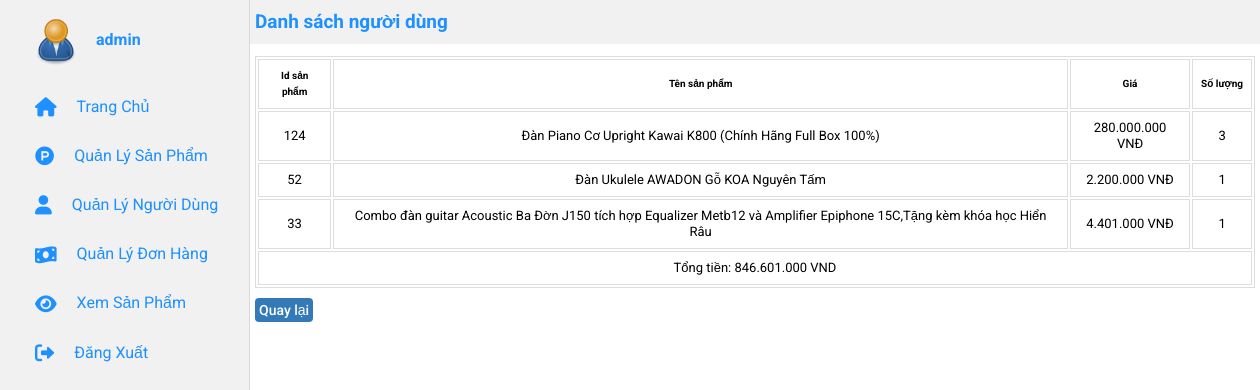
Screenshot of /index.php?controller=order&action=show&id=12 (signed in) with the database file from the repository.
### tables this page shows
CREATE TABLE `order_details` (
  `id` int(11) NOT NULL,
  `order_id` int(11) NOT NULL,
  `product_id` int(11) NOT NULL,
  `product_name` varchar(255) NOT NULL,
  `product_price` double NOT NULL,
  `product_qty` int(11) NOT NULL
);

### Controllers/BaseController.php (called while the page is built, shortened)
<?php
class BaseController
{
	protected function view($path, array $data = [])
	{
		return require (self::VIEW_FOLDER_NAME . '/' . str_replace('.', '/', $path) . '.php');
	}
}

### Views/frontend/admin/order_detail.php (called while the page is built, shortened)
<?php
	$this->view('partitions.admins.order_detail', [
		'products' => $products,
	]);
?>

### Controllers/OrderController.php (called while the page is built, shortened)
<?php
class OrderController extends BaseController
{
	protected $orderModer;
	public function __construct()
	{
		$this->orderModer = new OrderModel();
	}
	public function show()
	{
		$orderId = $_GET['id'];
		$products = $this->orderModer->order_details($orderId);
		$this->view('frontend.admin.order_detail',[
			'products' => $products,
		]);
		if (isset($orderId)){
			$this->orderModer->updateStatus($orderId);
		}
	}
}

### index.php (called while the page is built, shortened)
<?php
require './Core/Database.php';
require './helper/common.php';
require './Models/BaseModel.php';
require './Controllers/BaseController.php';
$actionName     = $_REQUEST['action'] ?? 'index';
$controllerObject = new $controllerName;
$controllerObject->$actionName();
?>

### Core/Database.php (called while the page is built, shortened)
<?php
class Database
{
	public function connect()
	{
		$connect = mysqli_connect(self::LOCAHOST,self::USERNAME,self::PASSWORD,self::DB_NAME);
		if (mysqli_connect_errno() === 0){
			return $connect;
		}
		return false;
	}
}
?>

### Models/OrderModel.php (called while the page is built, shortened)
<?php
class OrderModel extends BaseModel
{
	public function order_details($orderId)
	{
		$sql = "SELECT * FROM order_details WHERE order_id = ${orderId}";
		return $this->getByQuery($sql);
	}
}
?>

### Models/BaseModel.php (called while the page is built, shortened)
<?php
class BaseModel extends Database
{
	protected $connect;
	public function __construct()
	{
		$this->connect = $this->connect();
	}
	public function getByQuery($sql)
	{
		$query = $this->_query($sql);
		$data  = [];
		while($row = mysqli_fetch_assoc($query)){
			array_push($data, $row);
		}
		return $data;
	}
	public function _query($sql)
	{
		return mysqli_query($this->connect, $sql);
	}
}
?>

### Views/partitions/admins/order_detail.php (the view)
<section class="admin__content">
    <div class="categories">
        <div class="content">
            <h3 class="user__title">Danh sách người dùng</h3>
        </div>
    </div>
    <div class="table__admin">
        <div class="content">
            <form action="">
                <table class="table table-border">
                    <thead>
                        <tr>
                            <th>Id sản phẩm</th>
                            <th>Tên sản phẩm</th>
                            <th>Giá</th>
                            <th>Số lượng</th>
                        </tr>
                    </thead>
                    <tbody>
                        <?php $tatol = 0; ?>
                        <?php foreach($products as $product): ?>
                        <tr>
                            <td>
                                <span><?= $product['product_id'] ?></span>
                            </td>
                            <td>
                                <span><?= $product['product_name'] ?></span>
                            </td>
                            <td>
                                <span>
                                    <?= number_format($product['product_price'],0,',','.') ?>
                                    VNĐ
                                </span>
                            </td>
                            <td>
                                <span><?= $product['product_qty'] ?></span>
                            </td>
                        </tr>
                        <?php $tatol += $product['product_qty'] * $product['product_price']; ?>
                        <?php endforeach; ?>
                        <tr>
                            <td colspan="4">
                                <span>Tổng tiền: <?= number_format($tatol,0,',','.') ?> VND</span>
                            </td>
                        </tr>
                    </tbody>
                </table>
            </form>
        </div>
    </div>
    <div class="content" style="margin-top: 10px">
        <a href="http://localhost:403/Guitar/index.php?controller=order" class="btn btn-primary" style="float: left; font-weight: 500;padding: 2px 4px; margin-top: 10px;text-transform: none;">Quay lại</a>
    </div>
</section>

### assets/css/base.css (style rules this page uses)
:root { --primary-color: #FEE60E; --white-color: #fff; --black-color: #000; --text-color: #333; --text2-color: #636363; --red-color: #FA0050; --red2-color: #c10017; --organ-color: #F86900; --header-height: 184px; --navbar-height: 34px; --search-height: 82px; --menu-height: calc(var(--header-height) - var(--navbar-height) - var(--search-height)); }
* { box-sizing: border-box; margin: 0; padding: 0; }
html { font-size: 62.5%; line-height: 1.6rem; font-family: 'Roboto', sans-serif; box-sizing: border-box; }
a { text-decoration: none; color: inherit; background-color: transparent; -webkit-transition: all 200ms ease-out; -moz-transition: all 200ms ease-out; -o-transition: all 200ms ease-out; transition: all 200ms ease-out; }
.btn { display: inline-block; padding: 6px 12px; margin-bottom: 0; font-size: 14px; font-weight: normal; line-height: 1.42857143; text-align: center; white-space: nowrap; vertical-align: middle; -ms-touch-action: manipulation; touch-action: manipulation; cursor: pointer; -webkit-user-select: none; -moz-user-select: none; -ms-user-select: none; user-select: none; background-image: none; border: 1px solid transparent; border-radius: 4px; }
.btn-primary { color: #fff; background-color: #337ab7; border-color: #2e6da4; }
.table-border { border: 1px solid #ddd; }
tr { height: 30px; }
.table-border > thead > tr > th { border: 1px solid #ddd; padding: 8px; }
.table-border > tbody > tr > td { border: 1px solid #ddd; padding: 8px; vertical-align: middle; font-size: 13px; text-align: center; }
tbody { display: table-row-group; vertical-align: middle; border-color: inherit; }

### assets/css/stylee.css (style rules this page uses)
.btn { border: 0 none; font-weight: 700; text-transform: uppercase; }

### assets/css/adminn.css (style rules this page uses)
.admin__content { position: absolute; top: 0; left: 250px; width: calc(100% - 250px); min-height: 100vh; transition: ease-in-out 0.5s; }
.content { width: 1000px; height: inherit; min-width: 1000px; max-width: 100%; margin: 0 auto; }
.categories { width: 100%; background: #f1f1f1; height: 44px; }
.table__admin { float: left; width: 100%; background-color: #fff; margin-top: 12px; }
.table { width: 100%; max-width: 100%; margin-bottom: 0; }
.user__title { height: 44px; line-height: 44px; font-size: 1.9em; color: #1e90ff; cursor: default; }

### rows the page displays
order_details: product "124", product_name "Đàn Piano Cơ Upright Kawai K800 (Chính Hãng Full Box 100%)", product_price "280.000.000", product_qty "3"
order_details: product "52", product_name "Đàn Ukulele AWADON Gỗ KOA Nguyên Tấm", product_price "2.200.000", product_qty "1"
order_details: product "33", product_name "Combo đàn guitar Acoustic Ba Đờn J150 tích hợp Equalizer Metb12 và Amplifier Epiphone 15C,Tặng kèm khóa học Hiển Râu", product_price "4.401.000", product_qty "1"

### other values shown
$_SESSION['user']['user_name'] "admin"
$tatol "846.601.000"
